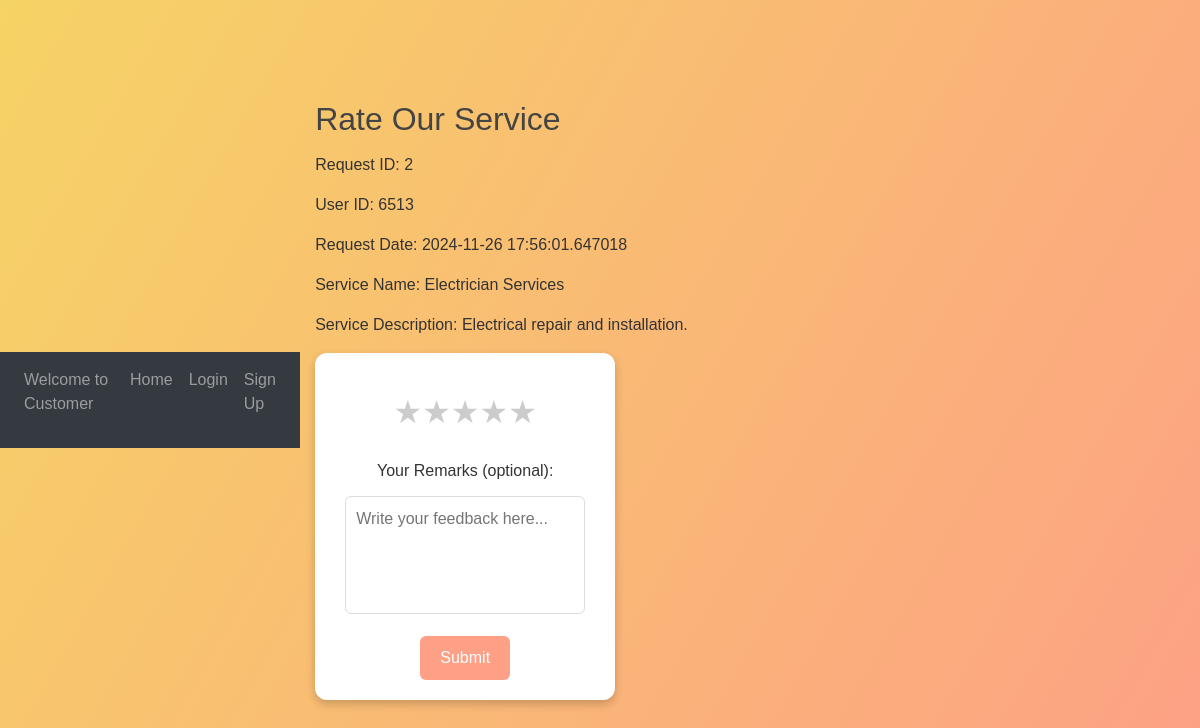
/customer/service_request/2, run on the app's committed database.
### website/models.py (models this page shows)
class Service_request(db.Model):
    __tablename__ = "service_request"
    id = db.Column(db.Integer, primary_key=True)
    service_id = db.Column(db.Integer,db.ForeignKey("service.id"))
    customer_id = db.Column(db.Integer,db.ForeignKey("customer.id"))
    date_requested=db.Column(db.DateTime(timezone=True),default=datetime.now())
    date_completed=db.Column(db.DateTime(timezone=True))
    service_status=db.Column(db.String,default="pending")
    professional_id=db.Column(db.Integer,db.ForeignKey("service_professional.id"))

class Service(db.Model):
    __tablename__ = "service"
    id = db.Column(db.Integer, primary_key=True)
    name = db.Column(db.String(80), nullable=False)
    description = db.Column(db.String, nullable=False)
    base_price=db.Column(db.Integer,nullable=False)
    service_professional=db.relationship('Service_professional')

### website/views.py (the view)
@views.route("customer/service_request/<int:request_id>",methods=["POST","GET"])
def close_service(request_id):
    query = (
    db.session.query(
        Service_request.id.label("service_request_id"),
        Service_request.customer_id,
        Service_request.date_requested,
        Service.name.label("service_name"),
        Service.description.label("service_description"),
    )
    .join(Service, Service_request.service_id == Service.id)
    .filter(Service_request.id == request_id)  # Replace with actual ID
    )
    return render_template("review.html",service_request=query.first())

### website/templates/review.html
{% extends "base.html" %}  {%block style%}
<link rel="stylesheet" href="{{ url_for('static', filename='css/review.css') }}">
{%endblock%}{% block content%}
<h2>Rate Our Service</h2>
<div class="details">
    <p><span>Request ID:</span> {{ service_request.service_request_id }}</p>
    <p><span>User ID:</span> {{ service_request.customer_id }}</p>
    <p><span>Request Date:</span> {{ service_request.date_requested }}</p>
    <p><span>Service Name:</span> {{ service_request.service_name }}</p>
    <p><span>Service Description:</span> {{ service_request.service_description }}</p>
</div>
<form class="rating-form">
    <div class="stars">
        <input type="radio" id="star5" name="rating" value="5"><label for="star5">&#9733;</label>
        <input type="radio" id="star4" name="rating" value="4"><label for="star4">&#9733;</label>
        <input type="radio" id="star3" name="rating" value="3"><label for="star3">&#9733;</label>
        <input type="radio" id="star2" name="rating" value="2"><label for="star2">&#9733;</label>
        <input type="radio" id="star1" name="rating" value="1"><label for="star1">&#9733;</label>
    </div>
    <div class="remarks">
        <label for="remarks">Your Remarks (optional):</label>
        <textarea id="remarks" name="remarks" rows="4" placeholder="Write your feedback here..."></textarea>
    </div>
    <button type="submit">Submit</button>
</form>
    {%endblock%}

### website/static/review.css (style rules this page uses)
body { font-family: Arial, sans-serif; background: linear-gradient(120deg, #f6d365, #fda085); color: #333; display: flex; justify-content: center; align-items: center; height: 100vh; margin: 0; }
.rating-form { background: #fff; padding: 20px 30px; border-radius: 12px; box-shadow: 0 4px 10px rgba(0, 0, 0, 0.2); width: 300px; text-align: center; }
h2 { margin: 0 0 15px; color: #444; }
.stars { display: flex; justify-content: center; margin: 15px 0; }
.stars label { font-size: 2rem; color: #ccc; cursor: pointer; transition: color 0.3s; }
.remarks { margin-top: 15px; }
textarea { width: 100%; padding: 10px; border: 1px solid #ddd; border-radius: 6px; resize: none; font-size: 1rem; margin-top: 5px; }
button { margin-top: 15px; padding: 10px 20px; background: #fda085; color: #fff; border: none; border-radius: 6px; cursor: pointer; font-size: 1rem; transition: background 0.3s; }

### data on the page
Service_request: service_request_id "2", customer_id "6513"
Service: service_name "Electrician Services", service_description "Electrical repair and installation."

### other printed values
{{ service_request.date_requested }} "2024-11-26 17:56:01.647018"
